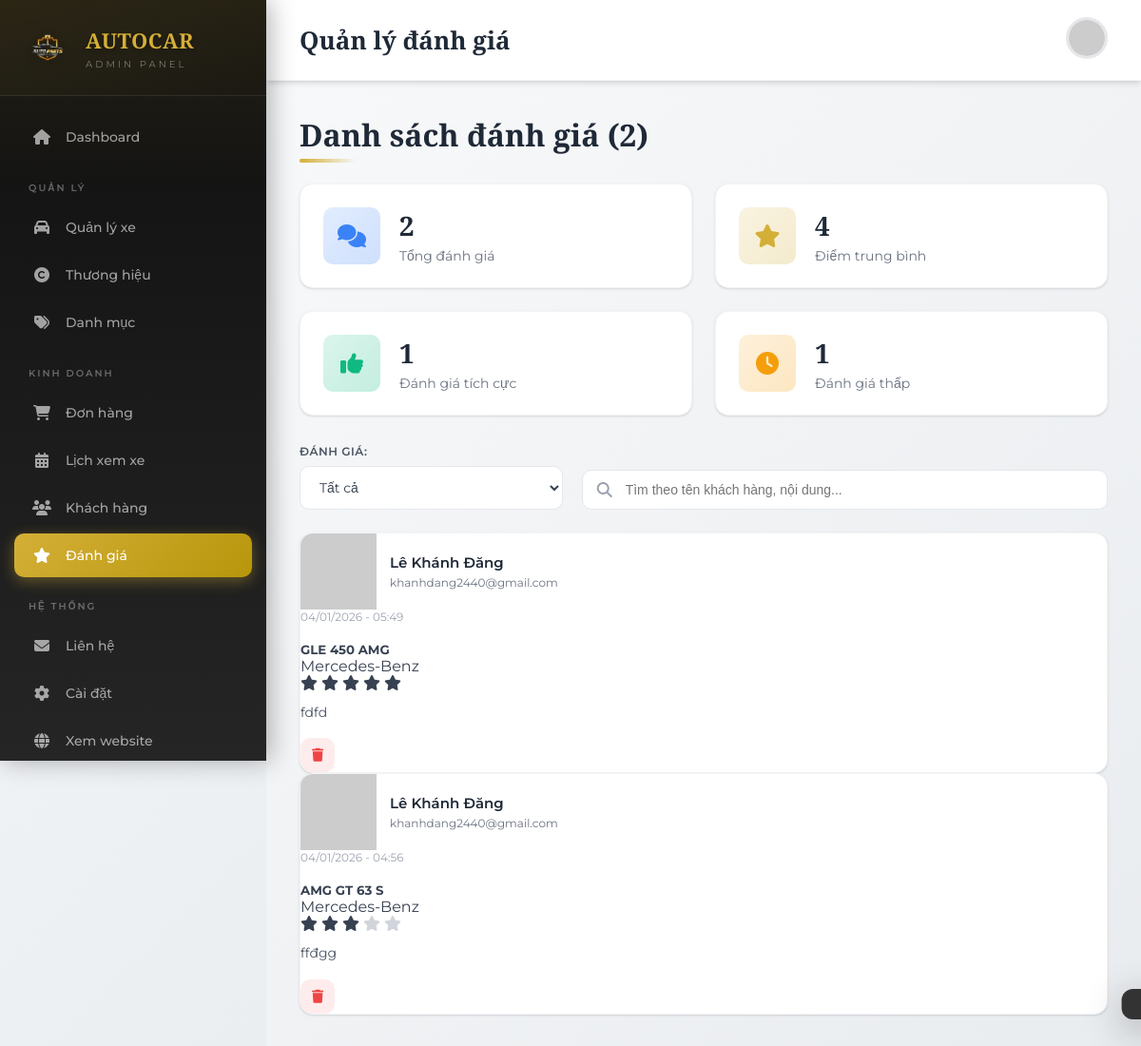
/admin/reviews (signed in), run on the app's committed database.
### tables this page shows
CREATE TABLE `reviews` (
  `id` int(11) NOT NULL,
  `user_id` int(11) NOT NULL,
  `car_id` int(11) NOT NULL,
  `rating` int(11) DEFAULT NULL CHECK (`rating` between 1 and 5),
  `comment` text DEFAULT NULL,
  `created_at` timestamp NOT NULL DEFAULT current_timestamp()
);

CREATE TABLE `users` (
  `id` int(11) NOT NULL,
  `username` varchar(100) NOT NULL,
  `email` varchar(100) NOT NULL,
  `password` varchar(255) NOT NULL,
  `full_name` varchar(255) DEFAULT NULL,
  `phone` varchar(20) DEFAULT NULL,
  `address` text DEFAULT NULL,
  `avatar` varchar(255) DEFAULT NULL,
  `remember_token` varchar(100) DEFAULT NULL,
  `role` enum('user','admin') DEFAULT 'user',
  `status` tinyint(1) DEFAULT 1,
  `created_at` timestamp NOT NULL DEFAULT current_timestamp()
);

CREATE TABLE `cars` (
  `id` int(11) NOT NULL,
  `name` varchar(150) NOT NULL,
  `brand_id` int(11) NOT NULL,
  `category_id` int(11) NOT NULL,
  `price` decimal(15,2) NOT NULL,
  `year` int(11) DEFAULT NULL,
  `mileage` int(11) DEFAULT NULL,
  `fuel` enum('gasoline','diesel','electric') DEFAULT NULL,
  `transmission` enum('manual','automatic') DEFAULT NULL,
  `color` varchar(50) DEFAULT NULL,
  `description` text DEFAULT NULL,
  `status` enum('available','sold') DEFAULT 'available',
  `created_at` timestamp NOT NULL DEFAULT current_timestamp()
);

CREATE TABLE `brands` (
  `id` int(11) NOT NULL,
  `name` varchar(100) NOT NULL,
  `logo` varchar(255) DEFAULT NULL,
  `description` text DEFAULT NULL,
  `created_at` timestamp NOT NULL DEFAULT current_timestamp()
);

### config/config.php (called while the page is built, shortened)
<?php
return [
    'db' => [
        'host'     => 'localhost',
        'dbname'   => 'banxeoto',
        'username' => 'root',
        'password' => '',
        'charset'  => 'utf8mb4'
    ]
];

### config/database.php (called while the page is built)
<?php
class Database
{
    private static $instance = null;
    private $conn;
    private function __construct()
    {
        $config = require __DIR__ . '/config.php';
        $db = $config['db'];
        try {
            $dsn = "mysql:host={$db['host']};dbname={$db['dbname']};charset={$db['charset']}";
            $this->conn = new PDO($dsn, $db['username'], $db['password']);
            $this->conn->setAttribute(PDO::ATTR_ERRMODE, PDO::ERRMODE_EXCEPTION);
            $this->conn->setAttribute(PDO::ATTR_DEFAULT_FETCH_MODE, PDO::FETCH_ASSOC);
        } catch (PDOException $e) {
            die("Lỗi kết nối CSDL: " . $e->getMessage());
        }
    }
    public static function getInstance()
    {
        if (self::$instance === null) {
            self::$instance = new Database();
        }
        return self::$instance;
    }
    public function getConnection()
    {
        return $this->conn;
    }
}

### app/models/BaseModel.php (called while the page is built, shortened)
<?php
require_once __DIR__ . '/../../config/database.php';
class BaseModel
{
    public function __construct()
    {
        $this->db = Database::getInstance()->getConnection();
    }
}

### app/models/ReviewModel.php (called while the page is built, shortened)
<?php
require_once __DIR__ . '/BaseModel.php';
class ReviewModel extends BaseModel
{
    protected $table = 'reviews';
    public function getAllWithDetails()
    {
        $sql = "SELECT r.*, c.name as car_name, ci.image_url as car_image,
                b.name as brand_name,
                u.full_name as user_name, u.email as user_email
                FROM {$this->table} r
                LEFT JOIN cars c ON r.car_id = c.id
                LEFT JOIN car_images ci ON c.id = ci.car_id
                LEFT JOIN brands b ON c.brand_id = b.id
                LEFT JOIN users u ON r.user_id = u.id
                GROUP BY r.id
                ORDER BY r.created_at DESC";
        $stmt = $this->db->prepare($sql);
        $stmt->execute();
        return $stmt->fetchAll();
    }
}

### app/views/admin/reviews/list.php (the view, shortened to what this page needs)
<?php
require_once __DIR__ . '/../../../models/ReviewModel.php';
$reviewModel = new ReviewModel();
$reviews = $reviewModel->getAllWithDetails();
$totalReviews = count($reviews);
$avgRating = $totalReviews > 0 ? round(array_sum(array_column($reviews, 'rating')) / $totalReviews, 1) : 0;
$positiveReviews = count(array_filter($reviews, fn($r) => $r['rating'] >= 4));
?>
<!DOCTYPE html>
<html lang="vi">
<head>
    <link rel="stylesheet" href="https://cdnjs.cloudflare.com/ajax/libs/font-awesome/6.4.0/css/all.min.css">
    <link rel="stylesheet" href="<?= BASE_URL ?>/assets/css/admin-common.css">
    <link rel="stylesheet" href="<?= BASE_URL ?>/assets/css/admin-reviews.css">
    <link rel="stylesheet" href="<?= BASE_URL ?>/assets/css/admin-modal.css">
</head>
<body>
    <?php $activePage = 'reviews'; include __DIR__ . '/../layouts/sidebar.php'; ?>
    <main class="admin-main">
        <header class="admin-header">
            <h1>Quản lý đánh giá</h1>
            <div class="header-profile">
                <img src="https://ui-avatars.com/api/?name=Admin&background=D4AF37&color=fff" alt="Admin">
            </div>
        </header>
        <div class="admin-content">
            <div class="page-header">
                <h2>Danh sách đánh giá (<?= $totalReviews ?>)</h2>
            </div>
            <div class="review-stats">
                <div class="review-stat">
                    <div class="review-stat-icon total"><i class="fas fa-comments"></i></div>
                    <div class="review-stat-info">
                        <h3><?= $totalReviews ?></h3>
                        <p>Tổng đánh giá</p>
                    </div>
                </div>
                <div class="review-stat">
                    <div class="review-stat-icon avg"><i class="fas fa-star"></i></div>
                    <div class="review-stat-info">
                        <h3><?= $avgRating ?></h3>
                        <p>Điểm trung bình</p>
                    </div>
                </div>
                <div class="review-stat">
                    <div class="review-stat-icon positive"><i class="fas fa-thumbs-up"></i></div>
                    <div class="review-stat-info">
                        <h3><?= $positiveReviews ?></h3>
                        <p>Đánh giá tích cực</p>
                    </div>
                </div>
                <div class="review-stat">
                    <div class="review-stat-icon pending"><i class="fas fa-clock"></i></div>
                    <div class="review-stat-info">
                        <h3><?= $totalReviews - $positiveReviews ?></h3>
                        <p>Đánh giá thấp</p>
                    </div>
                </div>
            </div>
            <div class="filters-bar">
                <div class="filter-group">
                    <label>Đánh giá:</label>
                    <select id="filterRating">
                        <option value="">Tất cả</option>
                    </select>
                </div>
                <div class="filter-search">
                    <i class="fas fa-search"></i>
                    <input type="text" id="searchReview" placeholder="Tìm theo tên khách hàng, nội dung...">
                </div>
            </div>
            <?php if ($totalReviews === 0): ?>
            <div class="empty-state">
                <div class="empty-icon">
                    <i class="fas fa-comment-slash"></i>
                </div>
                <h3>Chưa có đánh giá nào</h3>
                <p>Hiện tại chưa có khách hàng nào gửi đánh giá. Các đánh giá sẽ xuất hiện ở đây khi khách hàng đánh giá xe.</p>
            </div>
            <?php else: ?>
            <div class="reviews-list">
                <?php foreach ($reviews as $review): ?>
                <div class="review-card" data-rating="<?= $review['rating'] ?>">
                    <div class="review-header">
                        <div class="review-user">
                            <img src="https://ui-avatars.com/api/?name=<?= urlencode($review['user_name'] ?? 'User') ?>&background=D4AF37&color=fff" alt="">
                            <div class="review-user-info">
                                <h4><?= htmlspecialchars($review['user_name'] ?? 'Khách hàng') ?></h4>
                                <p><?= htmlspecialchars($review['user_email'] ?? '') ?></p>
                            </div>
                        </div>
                        <div class="review-meta">
                            <div class="review-date"><?= date('d/m/Y - H:i', strtotime($review['created_at'])) ?></div>
                        </div>
                    </div>
                    <div class="review-car">
                        <div class="review-car-info">
                            <h5><?= htmlspecialchars($review['car_name'] ?? 'Xe') ?></h5>
                            <p><?= htmlspecialchars($review['brand_name'] ?? '') ?></p>
                        </div>
                    </div>
                    <div class="review-rating">
                        <?php for ($i = 1; $i <= 5; $i++): ?>
                            <i class="fas fa-star <?= $i <= $review['rating'] ? '' : 'empty' ?>"></i>
                        <?php endfor; ?>
                    </div>
                    <p class="review-content"><?= nl2br(htmlspecialchars($review['comment'])) ?></p>
                    <div class="review-actions">
                        <button class="action-btn delete" onclick="confirmDelete(<?= $review['id'] ?>, '<?= addslashes($review['user_name'] ?? 'Khách hàng') ?>')" title="Xóa">
                            <i class="fas fa-trash"></i>
                        </button>
                    </div>
                </div>
                <?php endforeach; ?>
            </div>
            <?php endif; ?>
        </div>
    </main>
    <div class="toast" id="toast"></div>
</body>
</html>

### index.php (shortened to what this page needs)
<?php
require_once BASE_PATH . '/config/config.php';
require_once BASE_PATH . '/config/database.php';
$request = $_SERVER['REQUEST_URI'];
$basePath = '';
$request = str_replace($basePath, '', $request);
$request = strtok($request, '?');
switch ($request) {
    case '/admin/reviews':
        require VIEW_PATH . '/admin/reviews/list.php';
        break;
}

### app/views/admin/layouts/sidebar.php (shortened to what this page needs)
<aside class="admin-sidebar">
    <a href="<?= BASE_URL ?>/admin" class="sidebar-logo">
        <img src="<?= BASE_URL ?>/assets/images/logo.png" alt="Logo">
        <div class="sidebar-logo-text">
            <span class="brand">AUTOCAR</span>
            <span class="role">Admin Panel</span>
        </div>
    </a>
    <ul class="sidebar-menu">
        <li><a href="<?= BASE_URL ?>/admin" class="<?= ($activePage ?? '') === 'dashboard' ? 'active' : '' ?>"><i class="fas fa-home"></i> Dashboard</a></li>
        <li class="sidebar-menu-title">Quản lý</li>
        <li><a href="<?= BASE_URL ?>/admin/cars" class="<?= ($activePage ?? '') === 'cars' ? 'active' : '' ?>"><i class="fas fa-car"></i> Quản lý xe</a></li>
        <li><a href="<?= BASE_URL ?>/admin/brands" class="<?= ($activePage ?? '') === 'brands' ? 'active' : '' ?>"><i class="fas fa-copyright"></i> Thương hiệu</a></li>
        <li><a href="<?= BASE_URL ?>/admin/categories" class="<?= ($activePage ?? '') === 'categories' ? 'active' : '' ?>"><i class="fas fa-tags"></i> Danh mục</a></li>
        <li class="sidebar-menu-title">Kinh doanh</li>
        <li><a href="<?= BASE_URL ?>/admin/orders" class="<?= ($activePage ?? '') === 'orders' ? 'active' : '' ?>"><i class="fas fa-shopping-cart"></i> Đơn hàng</a></li>
        <li><a href="<?= BASE_URL ?>/admin/appointments" class="<?= ($activePage ?? '') === 'appointments' ? 'active' : '' ?>"><i class="fas fa-calendar-alt"></i> Lịch xem xe</a></li>
        <li><a href="<?= BASE_URL ?>/admin/users" class="<?= ($activePage ?? '') === 'users' ? 'active' : '' ?>"><i class="fas fa-users"></i> Khách hàng</a></li>
        <li><a href="<?= BASE_URL ?>/admin/reviews" class="<?= ($activePage ?? '') === 'reviews' ? 'active' : '' ?>"><i class="fas fa-star"></i> Đánh giá</a></li>
        <li class="sidebar-menu-title">Hệ thống</li>
        <li><a href="<?= BASE_URL ?>/admin/contacts" class="<?= ($activePage ?? '') === 'contacts' ? 'active' : '' ?>"><i class="fas fa-envelope"></i> Liên hệ</a></li>
        <li><a href="<?= BASE_URL ?>/admin/settings" class="<?= ($activePage ?? '') === 'settings' ? 'active' : '' ?>"><i class="fas fa-cog"></i> Cài đặt</a></li>
        <li><a href="<?= BASE_URL ?>/" class="<?= ($activePage ?? '') === 'website' ? 'active' : '' ?>"><i class="fas fa-globe"></i> Xem website</a></li>
    </ul>
</aside>

### assets/css/admin-reviews.css (style rules this page uses)
.review-stats { display: grid; grid-template-columns: repeat(4, 1fr); gap: 24px; margin-bottom: 30px; }
.review-stat { background: #fff; border-radius: var(--radius-lg); padding: 24px; box-shadow: var(--shadow); border: 1px solid var(--gray-100); display: flex; align-items: center; gap: 20px; transition: all 0.3s cubic-bezier(0.4, 0, 0.2, 1); }
.review-stat-icon { width: 60px; height: 60px; border-radius: var(--radius); display: flex; align-items: center; justify-content: center; font-size: 24px; flex-shrink: 0; }
.review-stat-icon.total { background: linear-gradient(135deg, rgba(59, 130, 246, 0.15) 0%, rgba(59, 130, 246, 0.25) 100%); color: var(--info); }
.review-stat-icon.avg { background: linear-gradient(135deg, rgba(212, 175, 55, 0.15) 0%, rgba(212, 175, 55, 0.25) 100%); color: var(--primary); }
.review-stat-icon.positive { background: linear-gradient(135deg, rgba(16, 185, 129, 0.15) 0%, rgba(16, 185, 129, 0.25) 100%); color: var(--success); }
.review-stat-icon.pending { background: linear-gradient(135deg, rgba(245, 158, 11, 0.15) 0%, rgba(245, 158, 11, 0.25) 100%); color: var(--warning); }
.review-stat-info h3 { font-size: 28px; font-weight: 700; color: var(--gray-800); margin: 0 0 4px 0; font-family: 'Playfair Display', serif; }
.review-stat-info p { font-size: 14px; color: var(--gray-500); margin: 0; }
.filters-bar { display: flex; gap: 20px; margin-bottom: 24px; flex-wrap: wrap; align-items: flex-end; }
.filter-group { flex: 1; min-width: 200px; }
.filter-group label { display: block; font-size: 12px; font-weight: 600; color: var(--gray-600); margin-bottom: 8px; text-transform: uppercase; letter-spacing: 0.5px; }
.filter-group select { width: 100%; padding: 12px 16px; border: 1px solid var(--gray-200); border-radius: var(--radius); font-size: 14px; color: var(--gray-700); background: #fff; cursor: pointer; transition: all 0.3s ease; }
.filter-search { flex: 2; min-width: 300px; position: relative; }
.filter-search i { position: absolute; left: 16px; top: 50%; transform: translateY(-50%); color: var(--gray-400); }
.filter-search input { width: 100%; padding: 12px 16px 12px 45px; border: 1px solid var(--gray-200); border-radius: var(--radius); font-size: 14px; transition: all 0.3s ease; }
.review-card { background: #fff; border-radius: var(--radius-lg); overflow: hidden; box-shadow: var(--shadow); border: 1px solid var(--gray-100); transition: all 0.3s cubic-bezier(0.4, 0, 0.2, 1); }
.review-user { display: flex; align-items: center; gap: 14px; }
.review-user-info h4 { font-size: 15px; font-weight: 600; color: var(--gray-800); margin: 0 0 4px 0; }
.review-user-info p { font-size: 12px; color: var(--gray-500); margin: 0; }
.review-rating { display: flex; gap: 4px; margin-bottom: 12px; }
.review-rating i { font-size: 16px; }
.review-rating i.empty { color: var(--gray-300); }
.review-content { font-size: 14px; color: var(--gray-600); line-height: 1.6; margin-bottom: 16px; }
.review-date { font-size: 12px; color: var(--gray-400); }
.review-actions { display: flex; gap: 8px; }
@media (max-width: 1200px) { .review-stats { grid-template-columns: repeat(2, 1fr); } }

### assets/css/admin-modal.css (style rules this page uses)
.toast { position: fixed; bottom: 30px; right: 30px; padding: 16px 24px; background: #333; color: #fff; border-radius: 12px; box-shadow: 0 10px 40px rgba(0, 0, 0, 0.3); display: flex; align-items: center; gap: 12px; z-index: 99999; transform: translateX(120%); transition: transform 0.4s cubic-bezier(0.4, 0, 0.2, 1); }

### data on the page
reviews: user.full_name "Lê Khánh Đăng", user.email "khanhdang2440@gmail.com", created_at "04/01/2026 - 05:49", car.name "GLE 450 AMG", brands.name "Mercedes-Benz", rating 5 (drawn), comment "fdfd"
reviews: user.full_name "Lê Khánh Đăng", user.email "khanhdang2440@gmail.com", created_at "04/01/2026 - 04:56", car.name "AMG GT 63 S", brands.name "Mercedes-Benz", rating 3 (drawn), comment "ffđgg"

### other printed values
$totalReviews "2"
$avgRating "4"
$positiveReviews "1"
$totalReviews - $positiveReviews "1"
